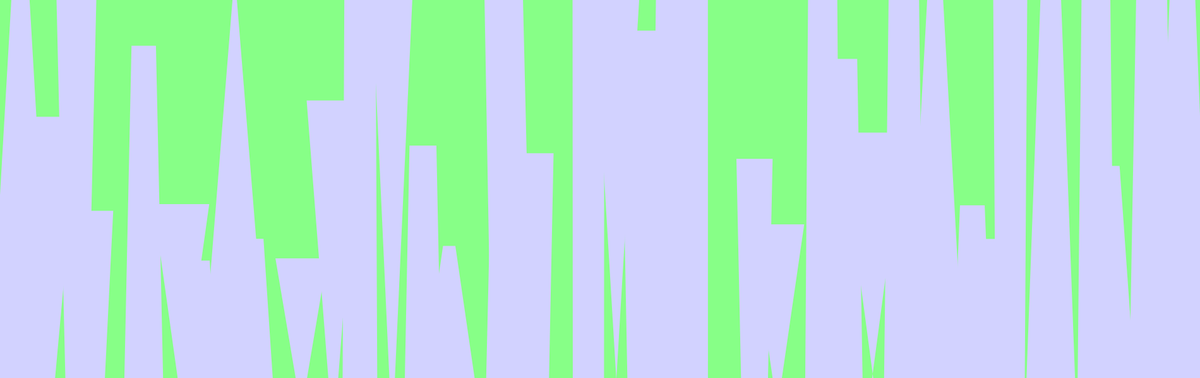
Frame 1 (no input)
Frame 60 (the mouse pressed at the canvas centre just before this capture): identical to frame 1, image omitted
Frame 120 (the mouse held since frame 60 and released just before this capture): identical to frame 1, image omitted

The Processing sketch that drew this single still picture (run headless with seeded random() and noise(); from frame 60 on, the mouse is pressed at the canvas centre):

// Processing sketch: color_tension02
// ── color_tension02.pde
float w=0;
float h=0;

int bldgCount = 38;
float[] bldgHts = new float[bldgCount];

float[] bldgWDistrortion = new float[bldgCount];
float[] bldgWDistrortion2 = new float[bldgCount];
float distortionFactor = 35;


void setup() {
  size(1900, 600);
  w = width/bldgCount;
  h = 50;
  for (int i=0; i<bldgCount; i++) {
    bldgHts[i] = random(170, height*2);
    bldgWDistrortion[i] = random(-distortionFactor, distortionFactor);
    bldgWDistrortion2[i] = random(-distortionFactor, distortionFactor);
  }
}

void draw() {
  background(135, 255, 135);
  // noFill();
  fill(210, 210, 255);
  noStroke();
  translate(0, height);

  for (int i=0; i<bldgCount; i++) {
    pushMatrix();
    translate(w*i, -bldgHts[i]);
    //rect(0, 0, w, bldgHts[i]);
    beginShape();
    vertex(bldgWDistrortion2[i], 0);
    vertex(w+bldgWDistrortion[i], 0);
    vertex(w+bldgWDistrortion2[i], bldgHts[i]);
    vertex(bldgWDistrortion[i], bldgHts[i]);
    endShape();
    popMatrix();
  }
}
